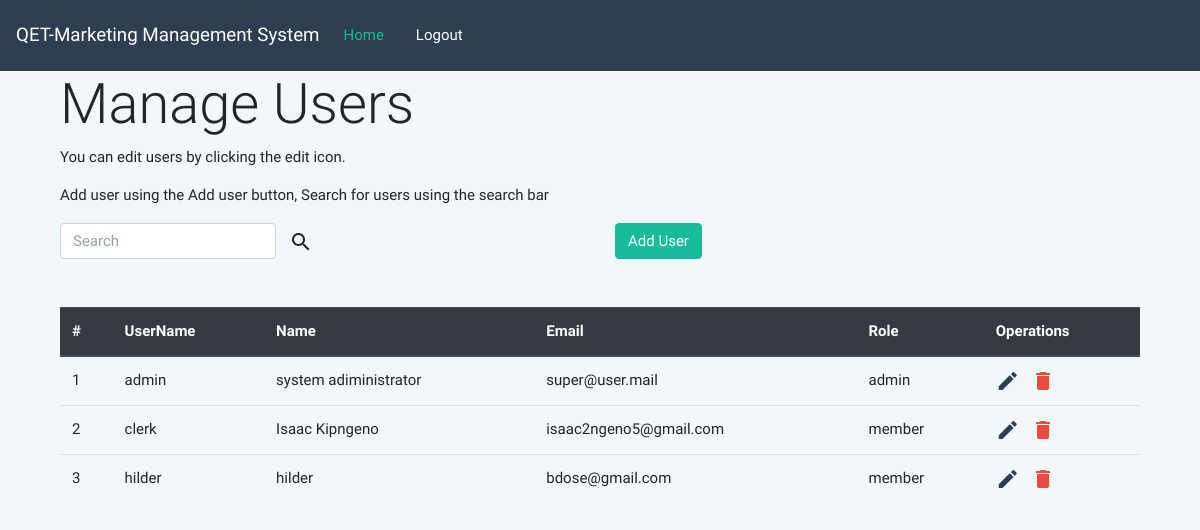
The page /users/index.php on the database its author committed.
### tables this page shows
CREATE TABLE IF NOT EXISTS `users` (
  `id` int(11) NOT NULL AUTO_INCREMENT,
  `username` varchar(255) NOT NULL,
  `name` varchar(255) NOT NULL,
  `email` varchar(255) NOT NULL,
  `role` varchar(255) NOT NULL,
  `password` varchar(255) NOT NULL,
  `access_level` varchar(255) NOT NULL DEFAULT 'member',
  `reg_date` timestamp NOT NULL DEFAULT CURRENT_TIMESTAMP,
  PRIMARY KEY (`id`)
);

### users/index.php (the view, shortened to what this page needs)
<?php
$db = new database();
$pdo = $db->getConnection();
?>
<!DOCTYPE html>
<html lang="en">
<head>
    <link rel="stylesheet" type="text/css" href="../font/roboto/roboto.css">
    <link rel="stylesheet" type="text/css" href="../font/material/material-icons.css">
    <link rel="stylesheet" type="text/css" href="../css/bootstrap.min.css">
    <link rel="stylesheet" type="text/css" href="../css/style.css">
</head>
<body>
<nav class="navbar navbar-expand-lg navbar-dark bg-primary">
    <a class="navbar-brand" href="#">QET-Marketing Management System</a>
    <div class="collapse navbar-collapse" id="navbarColor01">
        <ul class="navbar-nav mr-auto float-right">
            <li class="nav-item active">
                <a class="nav-link" href="../home.php">Home <span class="sr-only">(current)</span></a>
            </li>
            <li class="nav-item active">
                <a class="nav-link" href="#"></a>
            </li>
            <li class="nav-item">
                <a class="nav-link" href="../logout.php">Logout</a>
            </li>
        </ul>
</nav>
<main class="container">
    <main class="container">
        <h2 class="display-4 page-header">Manage Users</h2>
        <p>You can edit users by clicking the edit icon.</p>
        <p>Add user using the Add user button, Search for users using the search bar</p>
        <div class="row">
            <form action="index.php" class="form-inline col-md-6" role="form" method="get">
                <div class="form-group">
                    <input type="text" name="search" class="form-control" placeholder="Search">
                    <button type="submit" name="submit-search" class="btn btn-default form-control">
                        <i class="material-icons">search</i></button>
                </div>
            </form>
            <a href="add.php" class="col-md-6">
                <button class="btn btn-success pull-right">Add User</button>
            </a>
        </div>
        <table class="table my-5">
            <thead class="thead-dark">
            <tr>
                <th scope="col">#</th>
                <th scope="col">UserName</th>
                <th scope="col">Name</th>
                <th scope="col">Email</th>
                <th scope="col">Role</th>
                <th scope="col">Operations</th>
            </tr>
            </thead>
            <tbody id="tcontent">
            <?php
            $statement = $pdo->prepare("SELECT * FROM `users`");
            if ($statement->execute()) {
                $results = $statement->fetchAll();
            } else {
                echo "<div class='alert alert-info'><i class='material-icons'>face</i> No Records Yet</div>";
            }
            if (isset($_GET['submit-search'])) {
                $search = sanitize($_GET['search']);
                if (empty($search)) {
                    echo "<div class=\"alert alert-warning\"><strong>Warning!</strong> please enter a search term.</div>";
                } elseif (!empty($search)) {
                    $search_term = "%" . $search . "%";
                    $stm = $pdo->prepare("SELECT * FROM `users` WHERE (`name` LIKE ? OR `email` LIKE ? OR `username` LIKE ?)");
                    $stm->execute(array($search_term, $search_term, $search_term, $search_term));
                    $results = $stm->fetchAll();
                    if ($stm->rowCount() == 0) {
                        echo "<div class=\"alert alert-warning\"><strong>Warning!</strong> No results found for " . $search . ".</div>";
                    } else {
                        fetchRecords($results);
                    }
                }
            } else {
                fetchRecords($results);
            }
            ?>
            </tbody>
        </table>
    </main>
</body>
</html>
<?php
function fetchRecords($records)
{
    $counter = 1;
    foreach ($records as $record) {
        echo "
        <tr>
        <td scope='col'>{$counter}</td>
        <td scope='col'> {$record['username']}</td>
        <td scope='col'>{$record['name']}</td>
        <td scope='col'>{$record['email']}</td>
        <td scope='col'>{$record['role']}</td>
        <td scope='col'>
        <a href=\"update.php?id={$record['id']}\" class='text-primary'>
                        <i class=\"material-icons\">edit</i>
                    </a>&nbsp;
                    <a href=\"delete.php?id={$record['id']}\" class='text-danger'>
                        <i class=\"material-icons\">delete</i>
                    </a
</td>
</tr>
        ";
        $counter++;
    }
}
?>

### css/style.css (style rules this page uses)
body { font-family: "Roboto", "Helvetica Neue", sans-serif !important; background-color: #f2f7fa; }
i { vertical-align: middle; z-index: 2; }

### rows shown on the page
users: username "admin", name "system adiministrator", email "super@user.mail", role "admin"
users: username "clerk", name "Isaac Kipngeno", email "isaac2ngeno5@gmail.com", role "member"
users: username "hilder", name "hilder", email "bdose@gmail.com", role "member"
